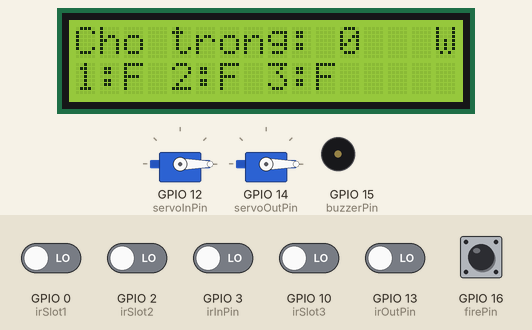
The sketch below on a simulated ESP8266 (NodeMCU). Shown: 2 × servo, 16×2 character LCD, buzzer (waves = sounding, pin HIGH). The test bench sets the inputs (shaded band); at power-on: GPIO 16 (firePin) HIGH, GPIO 0 (irSlot1), GPIO 2 (irSlot2), GPIO 3 (irInPin), GPIO 10 (irSlot3), GPIO 13 (irOutPin) LOW. WiFi joins after 1.5 s; servers stay silent unless stated; uploads are accepted with an empty reply; what the sketch prints to the serial monitor is not drawn.

Above: at 4.2 s.
4.3 s: GPIO 0 (irSlot1) driven HIGH
At 5.5 s:
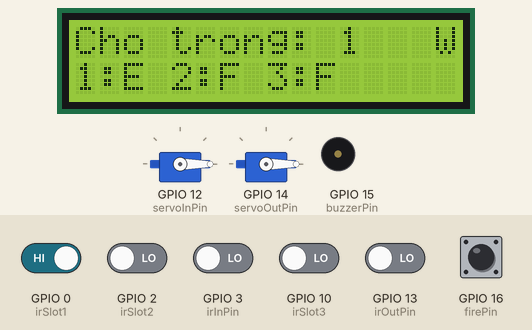
6.7 s: GPIO 2 (irSlot2) driven HIGH
At 8.0 s:
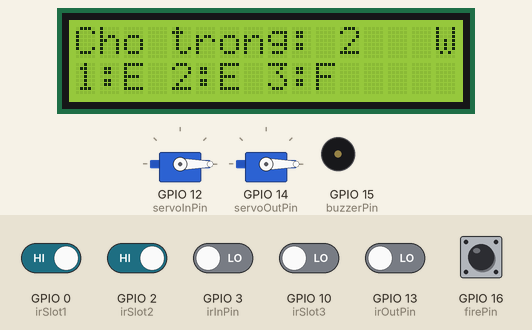
8.7 s: GPIO 10 (irSlot3) driven HIGH
At 9.6 s:
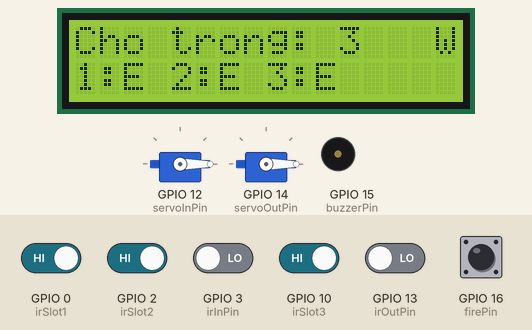
10.7 s: GPIO 0 (irSlot1) driven LOW
At 12.3 s:
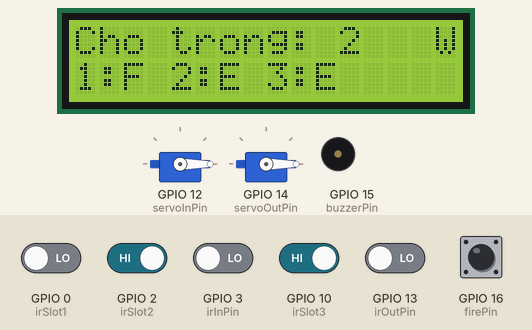
12.7 s: GPIO 2 (irSlot2) driven LOW
At 13.8 s:
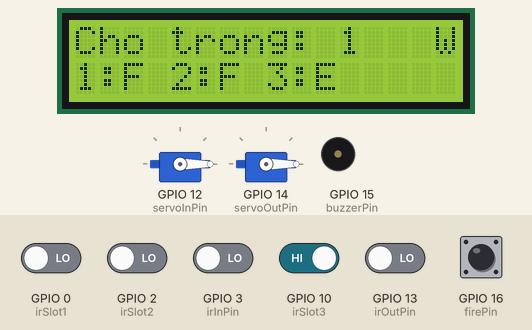
14.7 s: GPIO 0 (irSlot1) driven HIGH
At 15.7 s:
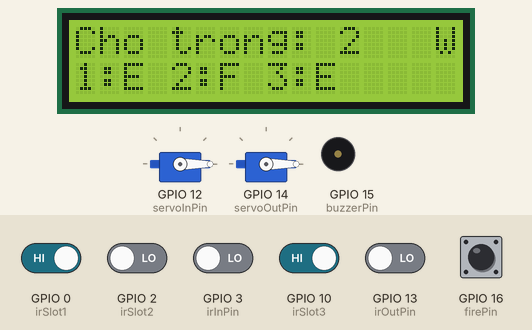
Timing chart, 0 to 17.7 s (numbered marks = the images above; inputs shaded):
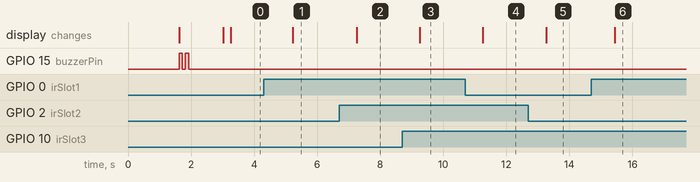

Measured:
- after the input at 4.3 s, the display: changes after 0.93 s (image 1)
- after the input at 6.7 s, the display: changes after 0.56 s (image 2)
- after the input at 8.7 s, the display: changes after 0.56 s (image 3)
- after the input at 10.7 s, the display: changes after 0.56 s (image 4)
- after the input at 12.7 s, the display: changes after 0.56 s (image 5)
- after the input at 14.7 s, the display: changes after 0.73 s (image 6)

The sketch:

servocambienhongngoai.ino
```cpp
/*
 * ============================================================
 *  SmartPark ESP8266 – Firmware v3.1
 *  Giao tiếp 2 chiều với FastAPI Server
 * ============================================================
 *  Luồng hoạt động:
 *    1. ESP kết nối WiFi (SSID hotspot từ máy tính chạy server)
 *    2. Mỗi 1.5 giây → POST /api/hardware/status gửi:
 *         {"sensors":[IR_vao,IR_ra,S1,S2,S3], "gate_trigger": 1|2|0, "ip":"..."}
 *    3. Server phân tích ảnh (ESP32-CAM), tra DB → trả về:
 *         {"status":"ok", "open_gate": 1, "cmd": "open"}
 *    4. ESP nhận response → gọi executeOpenGate(gateId) → quay servo
 *    5. Mỗi 5 giây → GET /api/esp/heartbeat (giữ kết nối alive)
 * ============================================================
 *  CÁCH CẤU HÌNH:
 *    - ssid/password: Tên và mật khẩu WiFi (hotspot từ máy tính)
 *    - serverIP:      IP máy tính trong mạng WiFi (kiểm tra bằng ipconfig)
 *                     Thường là 192.168.137.1 nếu dùng Mobile Hotspot Windows
 *    - serverPort:    8000 (mặc định FastAPI)
 * ============================================================
 */

#include <ESP8266WiFi.h>
#include <ESP8266HTTPClient.h>
#include <ArduinoJson.h>
#include <Servo.h>
#include <Wire.h>
#include <LiquidCrystal_I2C.h>

// ─── LCD I2C (địa chỉ 0x27) ─────────────────────────────────
LiquidCrystal_I2C lcd(0x27, 16, 2);

// ─── Servo ───────────────────────────────────────────────────
Servo servoIn;
Servo servoOut;

// ─── CẤU HÌNH CHÂN ───────────────────────────────────────────
const int irInPin   = 3;   // RX  – Cảm biến cổng VÀO
const int irOutPin  = 13;  // D7  – Cảm biến cổng RA
const int irSlot1   = 0;   // D3  – Ô đỗ 1
const int irSlot2   = 2;   // D4  – Ô đỗ 2
const int irSlot3   = 10;  // SD3 – Ô đỗ 3 (Chuyển từ D0 sang SD3 để lấy D0 cho báo cháy)
const int firePin   = 16;  // D0  – CẢM BIẾN BÁO CHÁY (Nối nút nhấn hoặc sensor khói)
const int buzzerPin = 15;  // D8  – Còi
const int servoInPin  = 12; // D6  – Servo cổng vào
const int servoOutPin = 14; // D5  – Servo cổng ra

// ─── CẤU HÌNH WIFI & SERVER ───────────────────────────────────
// ⚠ ĐỔI CÁC GIÁ TRỊ NÀY CHO ĐÚNG VỚI MÔI TRƯỜNG CỦA BẠN ⚠
const char* ssid     = "LAPTOP-71LM2GV2 7594";   // Tên WiFi / hotspot
const char* password = "12345678";                 // Mật khẩu WiFi
const char* serverIP = "192.168.137.1";            // IP máy tính (chạy ipconfig để kiểm tra)
const int   serverPort = 8000;                     // Cổng FastAPI

// ─── TIMING ───────────────────────────────────────────────────
const unsigned long STATUS_INTERVAL    = 1500;  // ms – Gửi cảm biến lên server
const unsigned long HEARTBEAT_INTERVAL = 5000;  // ms – Gửi heartbeat
const unsigned long GATE_OPEN_MS       = 3000;  // ms – Giữ cổng mở
const unsigned long LCD_REFRESH_MS     = 1000;  // ms – Cập nhật LCD
const unsigned long WIFI_CHECK_MS      = 15000; // ms – Kiểm tra WiFi tự động

// ─── TRẠNG THÁI ───────────────────────────────────────────────
int  availableSlots  = 3;
bool isGateActive    = false;
bool irInTriggered   = false;
bool irOutTriggered  = false;

unsigned long lastStatusTime    = 0;
unsigned long lastHeartbeatTime = 0;
unsigned long lastLcdTime       = 0;
unsigned long lastWifiCheck     = 0;

WiFiClient wifiClient;

// ═══════════════════════════════════════════════════════════════
void setup() {
  Serial.begin(115200, SERIAL_8N1, SERIAL_TX_ONLY);
  Serial.println("\n=== SmartPark ESP8266 v3.1 ===");

  // Khởi tạo chân
  pinMode(irInPin,   INPUT);
  pinMode(irOutPin,  INPUT);
  pinMode(irSlot1,   INPUT);
  pinMode(irSlot2,   INPUT);
  pinMode(irSlot3,   INPUT);
  pinMode(firePin,   INPUT_PULLUP); // Chân báo cháy dùng điện trở kéo lên
  pinMode(buzzerPin, OUTPUT);
  digitalWrite(buzzerPin, LOW);

  // Servo về vị trí đóng (0°)
  servoIn.attach(servoInPin);
  servoOut.attach(servoOutPin);
  servoIn.write(0);
  servoOut.write(0);

  // LCD khởi động
  Wire.begin(4, 5); // SDA=D2(GPIO4), SCL=D1(GPIO5)
  lcd.init();
  lcd.backlight();
  lcdPrint("SmartPark v3.1", "Dang ket noi...");

  // Kết nối WiFi
  connectWiFi();

  beep(2);
  delay(1000);
  lcd.clear();
}

// ═══════════════════════════════════════════════════════════════
void connectWiFi() {
  Serial.printf("[WiFi] Ket noi toi: %s\n", ssid);
  WiFi.mode(WIFI_STA);
  WiFi.begin(ssid, password);

  int attempts = 0;
  while (WiFi.status() != WL_CONNECTED && attempts < 40) {
    delay(500);
    Serial.print(".");
    attempts++;
  }

  if (WiFi.status() == WL_CONNECTED) {
    Serial.printf("\n[WiFi] Ket noi OK – IP ESP: %s\n", WiFi.localIP().toString().c_str());
    Serial.printf("[WiFi] Server: http://%s:%d\n", serverIP, serverPort);
    lcdPrint("WiFi OK!", WiFi.localIP().toString().c_str());
  } else {
    Serial.printf("\n[WiFi] THAT BAI! Status: %d\n", WiFi.status());
    // 1=IDLE, 4=CONNECT_FAILED, 6=DISCONNECTED, 255=NO_SHIELD
    // WL_NO_SSID_AVAIL=1: Sai ten WiFi / WiFi tat
    // WL_CONNECT_FAILED=4: Sai mat khau
    lcdPrint("WiFi THAT BAI!", String("Code:") + String(WiFi.status()));
  }
}

// ═══════════════════════════════════════════════════════════════
void loop() {
  unsigned long now = millis();

  // ── Tự động kết nối lại WiFi nếu mất ─────────────────────
  if (now - lastWifiCheck >= WIFI_CHECK_MS) {
    lastWifiCheck = now;
    if (WiFi.status() != WL_CONNECTED) {
      Serial.println("[WiFi] Mat ket noi, dang thu lai...");
      WiFi.reconnect();
    }
  }

  // ── 1. Đọc cảm biến cổng (chỉ khi cổng không đang hoạt động) ──
  if (!isGateActive) {
    irInTriggered  = (digitalRead(irInPin)  == LOW);
    irOutTriggered = (digitalRead(irOutPin) == LOW);
  }

  // ── 2. Gửi trạng thái lên server, nhận lệnh mở cổng ────────
  if (now - lastStatusTime >= STATUS_INTERVAL) {
    lastStatusTime = now;
    sendStatusToServer();
  }

  // ── 3. Gửi heartbeat ─────────────────────────────────────────
  if (now - lastHeartbeatTime >= HEARTBEAT_INTERVAL) {
    lastHeartbeatTime = now;
    sendHeartbeat();
  }

  // ── 4. Cập nhật LCD ──────────────────────────────────────────
  if (!isGateActive && now - lastLcdTime >= LCD_REFRESH_MS) {
    lastLcdTime = now;
    updateLCD();
  }

  yield(); // Cho phép ESP8266 xử lý WiFi stack
}

// ═══════════════════════════════════════════════════════════════
// POST /api/hardware/status — Gửi cảm biến, nhận lệnh mở cổng
// ═══════════════════════════════════════════════════════════════
void sendStatusToServer() {
  if (WiFi.status() != WL_CONNECTED) return;

  // Đọc tất cả cảm biến ô đỗ
  int s1 = digitalRead(irSlot1);
  int s2 = digitalRead(irSlot2);
  int s3 = digitalRead(irSlot3);
  availableSlots = (s1 == HIGH) + (s2 == HIGH) + (s3 == HIGH);

  // Xác định trigger: cổng nào đang có xe → server chụp ảnh nhận diện
  int trigger = 0;
  if (!isGateActive) {
    if (irInTriggered)       trigger = 1;  // Cổng vào
    else if (irOutTriggered) trigger = 2;  // Cổng ra
  }

  // Build JSON body
  // sensors: [IR_vao, IR_ra, Slot1, Slot2, Slot3]
  // Cảm biến IR: 1 = có xe (LOW), 0 = không có xe (HIGH)
  // Slot: 1 = đầy (LOW), 0 = trống (HIGH)
  String body = "{";
  body += "\"sensors\":[";
  body += String(irInTriggered ? 1 : 0) + ",";
  body += String(irOutTriggered ? 1 : 0) + ",";
  body += String(s1 == LOW ? 1 : 0) + ",";
  body += String(s2 == LOW ? 1 : 0) + ",";
  body += String(s3 == LOW ? 1 : 0);
  body += "],";
  body += "\"gate_trigger\":" + String(trigger) + ",";
  body += "\"fire_alarm\":" + String(digitalRead(firePin) == LOW ? 1 : 0) + ",";
  body += "\"ip\":\"" + WiFi.localIP().toString() + "\"";
  body += "}";

  HTTPClient http;
  String url = "http://" + String(serverIP) + ":" + String(serverPort) + "/api/hardware/status";
  http.begin(wifiClient, url);
  http.addHeader("Content-Type", "application/json");
  http.setTimeout(2500);

  int httpCode = http.POST(body);

  if (httpCode == 200) {
    String response = http.getString();

    // Parse JSON response để lấy lệnh từ server
    StaticJsonDocument<256> doc;
    DeserializationError err = deserializeJson(doc, response);
    if (!err) {
      int openGate    = doc["open_gate"] | 0;
      const char* cmd = doc["cmd"]       | "none";

      Serial.printf("[SERVER] open_gate=%d cmd=%s\n", openGate, cmd);

      // Nếu server ra lệnh mở cổng
      if (openGate > 0 && strcmp(cmd, "open") == 0) {
        Serial.printf("[CMD] Nhan lenh mo cong %d tu server\n", openGate);
        if (openGate == 3) {
            // Trường hợp BÁO CHÁY: Mở cả 2 cổng
            Serial.println("!!! EMERGENCY: OPENING ALL GATES !!!");
            executeOpenGate(1);
            executeOpenGate(2);
        } else {
            executeOpenGate(openGate);
        }
      }
    } else {
      Serial.printf("[SERVER] Parse JSON loi: %s\n", err.c_str());
    }
  } else if (httpCode < 0) {
    Serial.printf("[SERVER] Loi ket noi (%s): %s\n", url.c_str(), http.errorToString(httpCode).c_str());
  } else {
    Serial.printf("[SERVER] HTTP %d\n", httpCode);
  }

  http.end();
}

// ═══════════════════════════════════════════════════════════════
// GET /api/esp/heartbeat — Giữ kết nối, lấy lệnh pending
// ═══════════════════════════════════════════════════════════════
void sendHeartbeat() {
  if (WiFi.status() != WL_CONNECTED) return;

  HTTPClient http;
  String url = "http://" + String(serverIP) + ":" + String(serverPort)
               + "/api/esp/heartbeat?ip=" + WiFi.localIP().toString();
  http.begin(wifiClient, url);
  http.setTimeout(2000);
  int httpCode = http.GET();

  if (httpCode == 200) {
    String response = http.getString();
    StaticJsonDocument<128> doc;
    if (!deserializeJson(doc, response)) {
      int gate        = doc["gate"] | 0;
      const char* cmd = doc["cmd"]  | "none";
      if (gate > 0 && strcmp(cmd, "open") == 0) {
        Serial.printf("[HEARTBEAT] Nhan lenh pending: mo cong %d\n", gate);
        executeOpenGate(gate);
      }
    }
  }
  http.end();
}

// ═══════════════════════════════════════════════════════════════
// Thực thi lệnh mở cổng từ server
// ═══════════════════════════════════════════════════════════════
void executeOpenGate(int gateId) {
  if (isGateActive) {
    Serial.println("[GATE] Dang xu ly, bo qua lenh moi.");
    return;
  }
  isGateActive = true;

  if (gateId == 1) {
    // ─── Cổng VÀO ────────────────────────────────────────────
    Serial.println("[GATE] >>> MO CONG VAO <<<");
    lcdPrint(">> Xe Vao <<", "Cho trong: " + String(availableSlots > 0 ? availableSlots - 1 : 0));
    beep(1);

    // Mở barrier: góc 90° (điều chỉnh theo servo thực tế)
    servoIn.write(90);
    delay(GATE_OPEN_MS); // Mở sẵn 3 giây đầu tiên

    // Chờ xe hiện tại đi qua hẳn cảm biến (LOW = đang bị che)
    while (digitalRead(irInPin) == LOW) {
      delay(200);
    }

    // Xe 1 vừa qua khỏi cảm biến -> Chờ thêm 2 giây cho lọt cái đuôi xe rồi ĐÓNG NGAY LẬP TỨC để chặn xe 2
    delay(2000);
    servoIn.write(0); // Sập cổng chặn xe 2 lại

  } else if (gateId == 2) {
    // ─── Cổng RA ─────────────────────────────────────────────
    Serial.println("[GATE] <<< MO CONG RA >>>");
    lcdPrint("<< Xe Ra >>", "Cam on!");
    beep(1);

    servoOut.write(90);
    delay(GATE_OPEN_MS); // Mở sẵn tối thiểu 3s

    // Chờ xe hiện tại đi qua hẳn cảm biến
    while (digitalRead(irOutPin) == LOW) {
      delay(200);
    }

    // Đóng ngay sau 2 giây để chặn xe bám đuôi
    delay(2000);
    servoOut.write(0);
  }

  isGateActive = false;
  lcd.clear();
}

// ═══════════════════════════════════════════════════════════════
// LCD: Cập nhật hiển thị trạng thái bãi xe
// ═══════════════════════════════════════════════════════════════
void updateLCD() {
  int s1 = digitalRead(irSlot1);
  int s2 = digitalRead(irSlot2);
  int s3 = digitalRead(irSlot3);
  availableSlots = (s1 == HIGH) + (s2 == HIGH) + (s3 == HIGH);

  // Dòng 1: số chỗ trống + trạng thái WiFi
  lcd.setCursor(0, 0);
  lcd.print("Cho trong: ");
  lcd.print(availableSlots);
  lcd.print("   ");
  lcd.setCursor(15, 0);
  lcd.print(WiFi.status() == WL_CONNECTED ? "W" : "!");

  // Dòng 2: trạng thái từng ô đỗ (F=đầy, E=trống)
  lcd.setCursor(0, 1);
  lcd.print("1:");
  lcd.print((s1 == LOW) ? "F" : "E");
  lcd.print(" 2:");
  lcd.print((s2 == LOW) ? "F" : "E");
  lcd.print(" 3:");
  lcd.print((s3 == LOW) ? "F" : "E");
  lcd.print("      ");
}

// ═══════════════════════════════════════════════════════════════
// Helpers
// ═══════════════════════════════════════════════════════════════
void lcdPrint(String line1, String line2) {
  lcd.clear();
  lcd.setCursor(0, 0);
  lcd.print(line1.substring(0, 16));
  lcd.setCursor(0, 1);
  lcd.print(line2.substring(0, 16));
}

void lcdPrint(String line1, const char* line2) {
  lcdPrint(line1, String(line2));
}

void beep(int times) {
  for (int i = 0; i < times; i++) {
    digitalWrite(buzzerPin, HIGH);
    delay(100);
    digitalWrite(buzzerPin, LOW);
    delay(100);
  }
}
```
